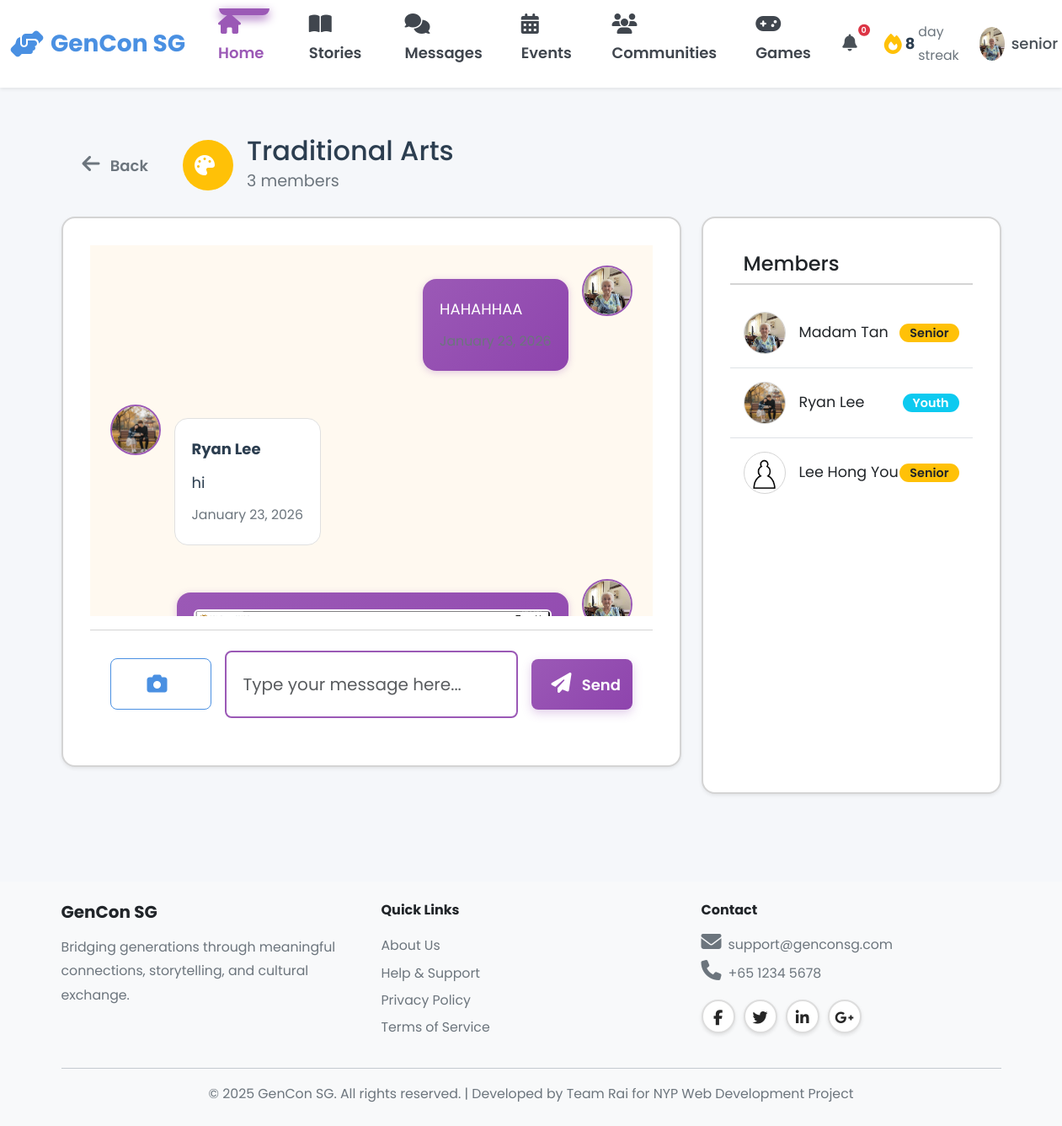
Screenshot of /senior/communities/1 (signed in) with the database file from the repository.
### models.py (models this page shows, shortened)
class Community(db.Model):
    __tablename__ = 'communities'
    id = db.Column(db.Integer, primary_key=True)
    name = db.Column(db.String(100), nullable=False, unique=True)
    type = db.Column(db.String(20), nullable=False)  # Story, Hobby, Learning
    description = db.Column(db.Text)
    rules = db.Column(db.Text)
    icon = db.Column(db.String(50), default='fas fa-users')
    banner_class = db.Column(db.String(50), default='default')
    tags = db.Column(db.String(255))  # Comma separated tags
    photo_url = db.Column(db.String(255))
    member_count = db.Column(db.Integer, default=0)
    created_by = db.Column(db.Integer, db.ForeignKey('users.id'), nullable=False)
    created_at = db.Column(db.DateTime, default=datetime.utcnow, nullable=False)
    creator = db.relationship('User')
    members = db.relationship('CommunityMember', back_populates='community',
                             lazy='dynamic', cascade='all, delete-orphan')
    posts = db.relationship('CommunityPost', back_populates='community',
                           lazy='dynamic', cascade='all, delete-orphan')

class CommunityPost(db.Model):
    __tablename__ = 'community_posts'
    id = db.Column(db.Integer, primary_key=True)
    community_id = db.Column(db.Integer, db.ForeignKey('communities.id'), nullable=False, index=True)
    user_id = db.Column(db.Integer, db.ForeignKey('users.id'), nullable=False, index=True)
    content = db.Column(db.Text, nullable=True)
    photo_url = db.Column(db.String(255))
    created_at = db.Column(db.DateTime, default=datetime.utcnow, nullable=False)
    community = db.relationship('Community', back_populates='posts')
    user = db.relationship('User')

class User(db.Model):
    __tablename__ = 'users'
    id = db.Column(db.Integer, primary_key=True)
    username = db.Column(db.String(80), unique=True, nullable=False, index=True)
    password_hash = db.Column(db.String(255), nullable=False)
    email = db.Column(db.String(120), unique=True, nullable=False, index=True)
    full_name = db.Column(db.String(120), nullable=False)
    phone = db.Column(db.String(20))
    age = db.Column(db.Integer, nullable=False)
    bio = db.Column(db.Text)  # User biography
    school = db.Column(db.String(255))  # School or organization for youth
    role = db.Column(db.String(20), nullable=False)  # 'senior', 'youth', or 'admin'
    elo = db.Column(db.Integer, default=1200) # Default ELO rating
    profile_picture = db.Column(db.String(255), default='images/default-avatar.png')
    disable_reason = db.Column(db.Text)
    interests_json = db.Column(db.Text)  # Stores interests as JSON array
    languages_json = db.Column(db.Text)  # Stores languages as JSON array
    accessibility_settings_json = db.Column(db.Text)  # Stores settings as JSON object
    created_at = db.Column(db.DateTime, default=datetime.utcnow, nullable=False)
    last_active = db.Column(db.DateTime, default=datetime.utcnow, nullable=False)
    is_active = db.Column(db.Boolean, default=True)
    stories = db.relationship('Story', back_populates='user', lazy='dynamic')
    sent_messages = db.relationship('Message', foreign_keys='Message.sender_id',
                                   back_populates='sender', lazy='dynamic')
    received_messages = db.relationship('Message', foreign_keys='Message.recipient_id',
                                       back_populates='recipient', lazy='dynamic')
    senior_pairs = db.relationship('Pair', foreign_keys='Pair.senior_id',
                                   back_populates='senior', lazy='dynamic')
    youth_pairs = db.relationship('Pair', foreign_keys='Pair.youth_id',
                                 back_populates='youth', lazy='dynamic')
    streak = db.relationship('Streak', back_populates='user', uselist=False)
    badges = db.relationship('Badge', back_populates='user', lazy='dynamic')
    checkins = db.relationship('Checkin', back_populates='user', lazy='dynamic')
    @property
    def interests(self):
        """Get interests as Python list from JSON string."""
        if self.interests_json:
            return json.loads(self.interests_json)
        return []
    @interests.setter
    def interests(self, value):
        """Set interests from Python list, store as JSON string."""
        self.interests_json = json.dumps(value)
    @property
    def languages(self):
        """Get languages as Python list from JSON string."""
        if self.languages_json:
            return json.loads(self.languages_json)
        return []
    @languages.setter
    def languages(self, value):
        """Set languages from Python list, store as JSON string."""
        self.languages_json = json.dumps(value)
    @property
    def accessibility_settings(self):
        """Get accessibility settings as Python dict from JSON string."""
        if self.accessibility_settings_json:
            return json.loads(self.accessibility_settings_json)
        return {}

class CommunityMember(db.Model):
    __tablename__ = 'community_members'
    id = db.Column(db.Integer, primary_key=True)
    community_id = db.Column(db.Integer, db.ForeignKey('communities.id'), nullable=False, index=True)
    user_id = db.Column(db.Integer, db.ForeignKey('users.id'), nullable=False, index=True)
    joined_at = db.Column(db.DateTime, default=datetime.utcnow, nullable=False)
    last_viewed_at = db.Column(db.DateTime, default=datetime.utcnow)
    community = db.relationship('Community', back_populates='members')
    user = db.relationship('User')
    __table_args__ = (db.UniqueConstraint('community_id', 'user_id', name='unique_community_user'),)

### blueprints/senior.py (the view)
@senior_bp.route('/communities/<int:community_id>')
@login_required
def view_community(community_id):
    community = Community.query.get_or_404(community_id)
    user_id = session['user_id']
    member = CommunityMember.query.filter_by(
        community_id=community_id,
        user_id=user_id
    ).first()
    if not member:
        flash('You must join this community to view the chat.', 'warning')
        return redirect(url_for('senior.communities'))
    member.last_viewed_at = datetime.utcnow()
    db.session.commit()
    posts = CommunityPost.query.filter_by(community_id=community_id)\
        .order_by(CommunityPost.created_at.asc()).all()
    members = community.members.all()
    return render_template('senior/community_chat.html', community=community, posts=posts, user_id=user_id, members=members)

### templates/senior/community_chat.html (shortened to what this page needs)
{% extends "base.html" %}
{% block body_class %}senior-dashboard{% endblock %}
{% block content %}
<div class="container py-4">
    <div class="d-flex align-items-center mb-4">
        <a href="{{ url_for('senior.communities') }}" class="btn btn-outline-secondary btn-lg me-3">
            <i class="fas fa-arrow-left"></i> Back
        </a>
        <div class="d-flex align-items-center">
            <div class="rounded-circle bg-warning text-white d-flex align-items-center justify-content-center me-3" style="width: 60px; height: 60px; font-size: 2rem;">
                <i class="{{ community.icon }}"></i>
            </div>
            <div>
                <h1 class="h2 mb-0">{{ community.name }}</h1>
                <p class="text-muted mb-0" style="font-size: 1.2rem;">{{ community.member_count }} members</p>
            </div>
        </div>
    </div>
    <div class="row">
        <div class="col-lg-8">
            <div class="card shadow-sm border-2" style="border-color: var(--senior-border);">
                <div class="card-body p-0">
                    <div id="chat-messages" class="p-4" style="height: 55vh; overflow-y: auto; background-color: #FFF9F0;">
                        {% for post in posts %}
                            <div class="d-flex mb-4 {% if post.user_id == user_id %}justify-content-end{% endif %}">
                                {% if post.user_id != user_id %}
                                    <a href="{{ url_for('senior.public_profile', user_id=post.user_id) }}">
                                        <img src="{{ url_for('static', filename=post.user.profile_picture|fix_pfp) }}" class="rounded-circle me-3" style="width: 60px; height: 60px; object-fit: cover; border: 2px solid var(--senior-primary);">
                                    </a>
                                {% endif %}
                                <div class="{% if post.user_id == user_id %}message-sent{% else %}message-received{% endif %}" style="max-width: 75%;">
                                    {% if post.user_id != user_id %}
                                        <a href="{{ url_for('senior.public_profile', user_id=post.user_id) }}" class="text-decoration-none" style="color: var(--senior-text);">
                                            <strong class="d-block mb-2">{{ post.user.full_name }}</strong>
                                        </a>
                                    {% endif %}
                                    {% if post.photo_url %}
                                        <img src="{{ url_for('static', filename=post.photo_url) }}" class="img-fluid rounded mb-3 border border-2 border-white">
                                    {% endif %}
                                    {% if post.content %}
                                        <p class="mb-1">{{ post.content }}</p>
                                    {% endif %}
                                    <small class="d-block mt-2 text-muted text-end">
                                        {{ post.created_at|timeago }}
                                    </small>
                                </div>
                                {% if post.user_id == user_id %}
                                    <img src="{{ url_for('static', filename=post.user.profile_picture|fix_pfp) }}" class="rounded-circle ms-3" style="width: 60px; height: 60px; object-fit: cover; border: 2px solid var(--senior-primary);">
                                {% endif %}
                            </div>
                        {% endfor %}
                    </div>
                    <div class="card-footer bg-white p-4 border-top-2" style="border-color: var(--senior-border);">
                        <form id="chat-form" class="d-flex align-items-center gap-3">
                            <button type="button" class="btn btn-outline-primary btn-lg" onclick="document.getElementById('photo-upload').click()" title="Upload Photo">
                                <i class="fas fa-camera fa-lg"></i>
                            </button>
                            <input type="text" id="message-input" class="form-control message-input" placeholder="Type your message here..." autocomplete="off">
                            <button type="submit" class="btn btn-primary btn-lg px-4">
                                <i class="fas fa-paper-plane"></i> Send
                            </button>
                        </form>
                    </div>
                </div>
            </div>
        </div>
        <div class="col-lg-4 d-none d-lg-block">
            <div class="card shadow-sm h-100 border-2" style="border-color: var(--senior-border);">
                <div class="card-header bg-white border-bottom-2" style="border-color: var(--senior-border);">
                    <h3 class="h4 mb-0">Members</h3>
                </div>
                <div class="card-body p-0" style="max-height: 70vh; overflow-y: auto;">
                    <ul class="list-group list-group-flush">
                        {% for member in members %}
                            <li class="list-group-item d-flex align-items-center p-3">
                                <a href="{{ url_for('senior.public_profile', user_id=member.user_id) }}" class="d-flex align-items-center text-decoration-none text-dark w-100">
                                    <img src="{{ url_for('static', filename=member.user.profile_picture|fix_pfp) }}" class="rounded-circle me-3" style="width: 50px; height: 50px; object-fit: cover; border: 1px solid var(--senior-border);">
                                    <span style="font-size: 1.1rem;">{{ member.user.full_name }}</span>
                                </a>
                                {% if member.user.role == 'senior' %}
                                    <span class="badge bg-warning text-dark ms-auto" style="font-size: 0.9rem;">Senior</span>
                                {% else %}
                                    <span class="badge bg-info text-white ms-auto" style="font-size: 0.9rem;">Youth</span>
                                {% endif %}
                            </li>
                        {% endfor %}
                    </ul>
                </div>
            </div>
        </div>
    </div>
</div>
{% endblock %}

### rows the page displays
Community: name "Traditional Arts", member_count "3"
CommunityPost: content "HAHAHHAA", profile_picture (picture)
CommunityPost: profile_picture (picture), user.full_name "Ryan Lee", content "hi", created_at "January 23, 2026"
CommunityPost: photo_url (picture), profile_picture (picture)
CommunityMember: profile_picture (picture), user.full_name "Madam Tan", shows "Senior"
CommunityMember: profile_picture (picture), user.full_name "Ryan Lee", shows "Youth"
CommunityMember: profile_picture (placeholder picture), user.full_name "Lee Hong You", shows "Senior"

### other values shown
{{ user_streak|default(0) }} "8"
{{ session.username }} "senior"
